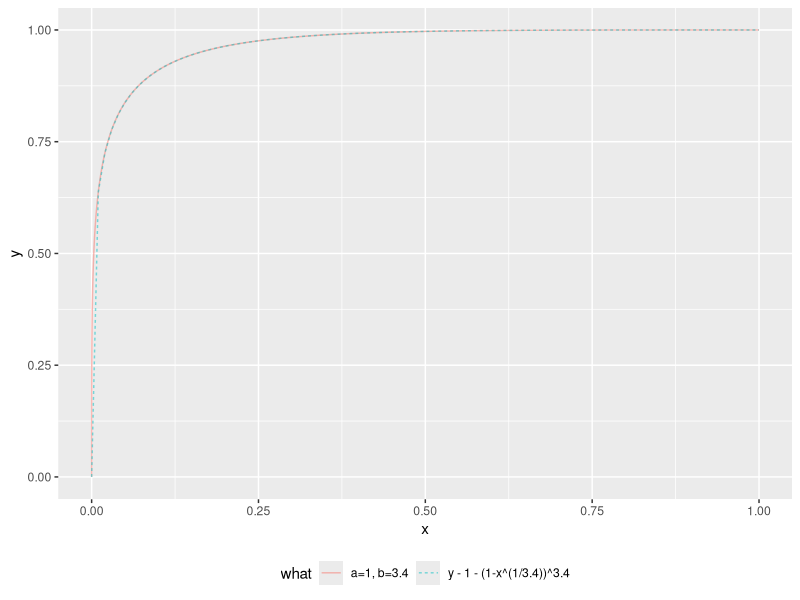
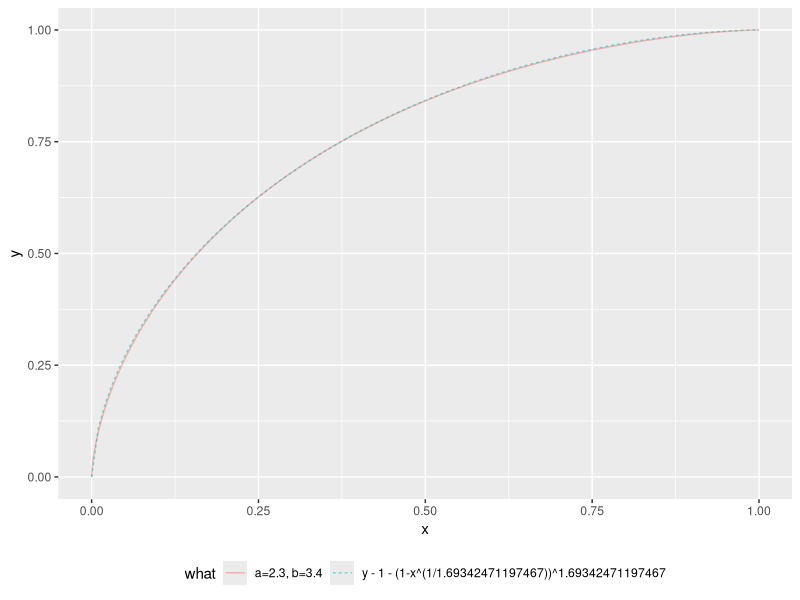

Generate these figures, in order, with R:
## ---- chunk 1
library(ggplot2)
## ---- chunk 2
mk_curve_beta <- function(a, b, left = 0, right = 1) {
  d <- data.frame(
    t = seq(left, right, length.out = 101)
  )
  d$x <- 1 - pbeta(d$t, shape1 = a, shape2 = b)
  d$y <- 1 - pbeta(d$t, shape1 = b, shape2 = a)
  d$a <- a
  d$b <- b
  d$what <- paste0('a=', a, ', b=', b)
  d
}

mk_curve_polynomial <- function(b, left = 0, right = 1) {
  d <- data.frame(
    t = NA,
    x = seq(left, right, length.out = 101)
  )
  d$y <- 1 - (1 - d$x^(1/b))^b
  d$a <- 1
  d$b <- b
  d$what <- paste0('y - 1 - (1-x^(1/', b,'))^', b)
  d
}

plot_curve_list <- function(curves) {
  ggplot(data = curves,
         aes(x = x, y = y, color = what, linetype=what)) + 
    geom_line(alpha = 0.5) +
    theme(legend.position="bottom")
}

c1 <- mk_curve_beta(1, 3.4)
c2 <- mk_curve_polynomial(3.4)
plot_curve_list(do.call(rbind, list(c1, c2)))
## ---- chunk 3
c1 <- mk_curve_beta(2.3, 3.4)
target_x <- c1$x[c1$t==0.5][[1]]
# solve for (1-0.5)^b == target_x
b_soln <- log(target_x) / log(0.5)
c2 <- mk_curve_polynomial(b_soln)
plot_curve_list(do.call(rbind, list(c1, c2)))
